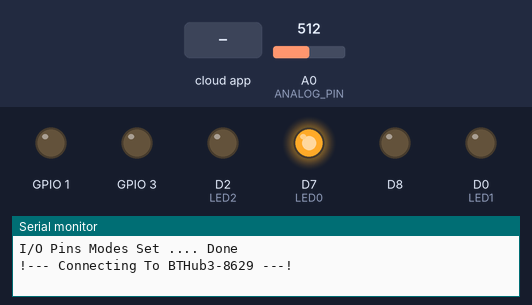
Bench run of a sketch on a simulated ESP8266 (NodeMCU). Shown: output pins drawn as LEDs (lit = HIGH), the last lines printed to the serial monitor. Inputs (shaded band) come from the test bench; at power-on: A0 (ANALOG_PIN) = 512. WiFi joins after 1.5 s; servers stay silent unless stated; no MQTT or app messages arrive unless stated.

Above: at 0.3 s.
At 6.5 s:
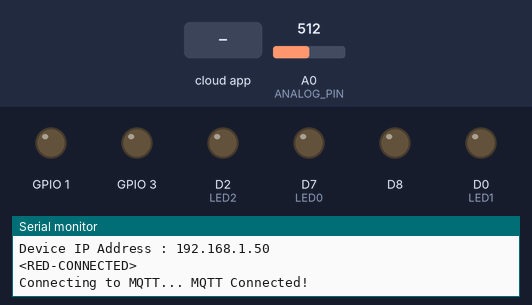
6.6 s: the phone or cloud app sets onoff to 0
Timing chart, 0 to 9.6 s (numbered marks = the images above; inputs shaded):
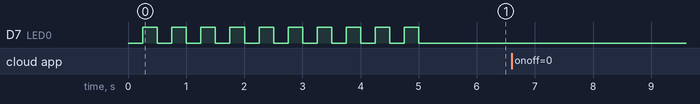

The sketch:

PI_yoghurt_working_WIP2.ino
```cpp
//------------------------------------------------------------------------------------
// Libraries Needed For This Project
//------------------------------------------------------------------------------------
  #include <Wire.h>           // To Be Able To Use Sensors Like IMU9050
  #include <EEPROM.h>         // To Be Able To Store & Read Data Between Power Off
  #include <ESP8266WiFi.h>    // The Basic Function Of The ESP NOD MCU
  #include <math.h>
  #include "Adafruit_MQTT.h"
  #include "Adafruit_MQTT_Client.h"


//------------------------------------------------------------------------------------
// Defining I/O Pins
//------------------------------------------------------------------------------------
  #define       LED0      D7         // WIFI Module LED
  #define       LED1      D0        // Indicate Connectivity With Client #1
  #define       LED2      D2        // Indicate Connectivity With Client #2
  #define       BUTTON    D1        // Connectivity ReInitiate Button
//------------------------------------------------------------------------------------
// BUTTON Variables
//------------------------------------------------------------------------------------
  int           ButtonState;
  int           LastButtonState   = LOW;
  int           LastDebounceTime  = 0;
  int           DebounceDelay     = 50;
  const String  ButtonColor       = "RED";

  const int ANALOG_PIN = A0;


  unsigned int Rs = 4700;
  double Vcc = 3.3;


//------------------------------------------------------------------------------------
// LED Delay Variables
//------------------------------------------------------------------------------------
  int           LEDState          = LOW;
  unsigned long CurrMillis        = 0;
  unsigned long PrevMillis        = 0;
  unsigned long Interval          = 1000;
//------------------------------------------------------------------------------------
// WIFI Authentication Variables
//------------------------------------------------------------------------------------
/* This Client Is Going To Connect To A WIFI Server Access Point
 * So You Have To Specify Server WIFI SSID & Password In The Code Not Here
 * Please See The Function Below Name (WiFi.Begin)
 * If WIFI dont need Any password Then WiFi.begin("SSIDNAME")
 * If WIFI needs a Password Then WiFi.begin("SSIDNAME", "PASSWORD")
 */
  char*         TKDssid;            // Wifi Name
  char*         TKDpassword;        // Wifi Password
//------------------------------------------------------------------------------------
// WIFI Module Role & Port
//------------------------------------------------------------------------------------
/* This WIFI Module Code Works As A Client
 * That Will Connect To A Server WIFI Modul With (IP ADDress 192.168.4.1)
 */
  int             TKDServerPort  = 9001;
  IPAddress       TKDServer(192,168,1,34);
  WiFiClient      TKDClient;


//====================================================================================

// added MQTT section //

/************************* MQTT Broker Setup *********************************/

#define AIO_SERVER      "192.168.1.34"
#define AIO_SERVERPORT  1883                   // use 8883 for SSL
#define AIO_USERNAME    ""
#define AIO_KEY         ""


/****************************** Feeds ***************************************/

// Setup the MQTT client class by passing in the WiFi client and MQTT server and login details.
//Adafruit_MQTT_Client mqtt(&client, AIO_SERVER, AIO_SERVERPORT, AIO_USERNAME, AIO_KEY);
Adafruit_MQTT_Client mqtt(&TKDClient, AIO_SERVER, AIO_SERVERPORT, AIO_USERNAME, AIO_KEY);


// Setup a feed called 'photocell' for publishing.
// Notice MQTT paths for AIO follow the form: <username>/feeds/<feedname>
Adafruit_MQTT_Publish photocell = Adafruit_MQTT_Publish(&mqtt, AIO_USERNAME "/feeds/photocell");

// Setup a feed called 'onoff' for subscribing to changes.
Adafruit_MQTT_Subscribe onoffbutton = Adafruit_MQTT_Subscribe(&mqtt, AIO_USERNAME "/feeds/onoff");

/*************************** Sketch Code ************************************/

// Bug workaround for Arduino 1.6.6, it seems to need a function declaration
// for some reason (only affects ESP8266, likely an arduino-builder bug).
void MQTT_connect();

// End of MQTT section /////////////////

  void setup()
  {
    // Setting The Serial Port ----------------------------------------------
//    Serial.begin(115200);           // Computer Communication
   Serial.begin(9600);           // Computer Communication


    // Setting The Mode Of Pins ---------------------------------------------
    pinMode(LED0, OUTPUT);          // WIFI OnBoard LED Light
    pinMode(LED1, OUTPUT);          // Indicator For Client #1 Connectivity
    pinMode(LED2, OUTPUT);          // Indicator For Client #2 Connectivity
    pinMode(BUTTON, INPUT_PULLUP);  // Initiate Connectivity
    digitalWrite(LED0, !LOW);       // Turn WiFi LED Off

//D8=BLUE  D9=GREEN  D10=RED
  pinMode(D8, OUTPUT);     // Initialize the LED_BUILTIN pin as an output
  pinMode(D9, OUTPUT);     // Initialize the LED_BUILTIN pin as an output
  pinMode(D10, OUTPUT);     // Initialize the LED_BUILTIN pin as an output


    // Print Message Of I/O Setting Progress --------------------------------
    Serial.println("\nI/O Pins Modes Set .... Done");

    // Starting To Connect --------------------------------------------------
    if(WiFi.status() == WL_CONNECTED)
    {
      WiFi.disconnect();
      WiFi.mode(WIFI_OFF);
      delay(50);
    }

    /* in this part it should load the ssid and password
     * from eeprom they try to connect using them */

    WiFi.mode(WIFI_STA);            // To Avoid Broadcasting An SSID
//    WiFi.begin("TAKEONE", "");      // The SSID That We Want To Connect To
    WiFi.begin("BTHub3-8629", "a39e4ff654");      // The SSID That We Want To Connect To

    // Printing Message For User That Connetion Is On Process ---------------
    Serial.println("!--- Connecting To " + WiFi.SSID() + " ---!");

    // WiFi Connectivity ----------------------------------------------------
    CheckWiFiConnectivity();        // Checking For Connection

    // Stop Blinking To Indicate Connected ----------------------------------
    digitalWrite(LED0, !HIGH);
    Serial.println("!-- Client Device Connected --!");

    // Printing IP Address --------------------------------------------------
    Serial.println("Connected To      : " + String(WiFi.SSID()));
    Serial.println("Signal Strenght   : " + String(WiFi.RSSI()) + " dBm");
    Serial.print  ("Server IP Address : ");
    Serial.println(TKDServer);
    Serial.print  ("Server Port Num   : ");
    Serial.println(TKDServerPort);
    // Printing MAC Address
    Serial.print  ("Device MC Address : ");
    Serial.println(String(WiFi.macAddress()));
    // Printing IP Address
    Serial.print  ("Device IP Address : ");
    Serial.println(WiFi.localIP());

    // Conecting The Device As A Client -------------------------------------
    TKDRequest();

    mqtt.subscribe(&onoffbutton);

  }

//====================================================================================

uint32_t x=0;

double aval;
String button_value;

  void loop()
  {


  // Ensure the connection to the MQTT server is alive (this will make the first
  // connection and automatically reconnect when disconnected).  See the MQTT_connect
  // function definition further below.
  MQTT_connect();

  // this is our 'wait for incoming subscription packets' busy subloop
  // try to spend your time here

  Adafruit_MQTT_Subscribe *subscription;
  while ((subscription = mqtt.readSubscription(5000))) {
    if (subscription == &onoffbutton) {
      Serial.print(F("Got: "));
      Serial.println((char *)onoffbutton.lastread);
//      button_value="on";
    }
  }

//  if (button_value == "on") {
//digitalWrite(D10, HIGH);  // Turn the RED LED on
//  }else {
//digitalWrite(D10, LOW);  // Turn the RED LED off
//  }


  // Now we can publish stuff!
  Serial.print(F("\nSending photocell val "));
  Serial.print(x);
  Serial.print("...");

//  aval=analogRead(ANALOG_PIN);
  aval=Thermister(analogRead(ANALOG_PIN));
//  if (! photocell.publish(x++)) {
if (! photocell.publish(aval)) {


    Serial.println(F("Failed"));
  } else {
    Serial.println(F("OK!"));
  }

  // ping the server to keep the mqtt connection alive
  // NOT required if you are publishing once every KEEPALIVE seconds
  /*
  if(! mqtt.ping()) {
    mqtt.disconnect();
  }
  */


//  String s="Data ";
  String s="Data ";

//    s += "Analog Pin = ";
    s += String(Thermister(analogRead(ANALOG_PIN)));
//    Serial.print(s);
//    ReadButton();

  Serial.print(s);
//  delay(1000);
//  TKDClient.println(Thermister(AnalogRead()));
x++;

//  TKDClient.println(s);

//          TKDClient.flush();
}

int AnalogRead() {
  int val = 0;
  for(int i = 0; i < 20; i++) {
    val += analogRead(A0);
    delay(1);
  }

  val = val / 20;
  return val;
}

double Thermister(int val) {
//  double V_NTC = (double)val / 1024;    // think this is for a 1v input max
  double V_NTC = Vcc*(double)val / 1024;

  double R_NTC = (Rs * V_NTC) / (Vcc - V_NTC);
  R_NTC = log(R_NTC);
  double Temp = 1 / (0.001129148 + (0.000234125 + (0.0000000876741 * R_NTC * R_NTC ))* R_NTC );
  Temp = Temp - 273.15;
  return Temp;

}


//====================================================================================

  void ReadButton()
  {
    // Reading The Button
    int reading = digitalRead(BUTTON);

    // If It Doest Match The Previous State
    if(reading != LastButtonState)
    {
      LastDebounceTime = millis();
    }

    // To Iliminate Debounce
    if((millis() - LastDebounceTime) > DebounceDelay)
    {
      if(reading != ButtonState)
      {
        ButtonState = reading;

        if(ButtonState == LOW)
        {
          LEDState    = !digitalRead(LED1);
          digitalWrite(LED1, LEDState);
          Serial.println("<" + ButtonColor + "-SCORED>");
          TKDClient.println("<" + ButtonColor + "-SCORED>");
          TKDClient.flush();
        }
      }
    }

    // Last Button State Concidered
    LastButtonState = reading;
  }

//====================================================================================

  void CheckWiFiConnectivity()
  {
    while(WiFi.status() != WL_CONNECTED)
    {
      for(int i=0; i < 10; i++)
      {
        digitalWrite(LED0, !HIGH);
        delay(250);
        digitalWrite(LED0, !LOW);
        delay(250);
        Serial.print(".");
      }
      Serial.println("");
    }
  }

//====================================================================================

  void I2C_Begin()
  {
    /* ----------------------------------------------------------------------
     * Setting The I2C Pins SDA, SCL
     * Because We Didnt Specify Any Pins The Defult
     * SDA = D4 <GPIO2>, SCL = D5 <GPIO14> For ESP8266 Dev Kit Node MCU v3
     --------------------------------------------------------------------- */
    // Frequency Of The I2C
    #define TWI_FREQ  400000L       // I2C Frequency Setting To 400KHZ

    // If Ever You Needed To Use Wire I2C
    Wire.begin();                   // Begginning The I2C

    // Setting Up The I2C Of The MPU9250 ------------------------------------
    Wire.setClock(TWI_FREQ);        // Setting The Frequency MPU9250 Require
  }

//====================================================================================

  void TKDRequest()
  {
    // First Make Sure You Got Disconnected
    TKDClient.stop();

    // If Sucessfully Connected Send Connection Message
    if(TKDClient.connect(TKDServer, TKDServerPort))
    {
      Serial.println    ("<" + ButtonColor + "-CONNECTED>");
      TKDClient.println ("<" + ButtonColor + "-CONNECTED>");
    }
  }

// Function to connect and reconnect as necessary to the MQTT server.
// Should be called in the loop function and it will take care if connecting.
void MQTT_connect() {
  int8_t ret;

  // Stop if already connected.
  if (mqtt.connected()) {
    return;
  }

  Serial.print("Connecting to MQTT... ");

  uint8_t retries = 3;
  while ((ret = mqtt.connect()) != 0) { // connect will return 0 for connected
       Serial.println(mqtt.connectErrorString(ret));
       Serial.println("Retrying MQTT connection in 5 seconds...");
       mqtt.disconnect();
       delay(5000);  // wait 5 seconds
       retries--;
       if (retries == 0) {
         // basically die and wait for WDT to reset me
         while (1);
       }
  }
  Serial.println("MQTT Connected!");
}


//====================================================================================
```
